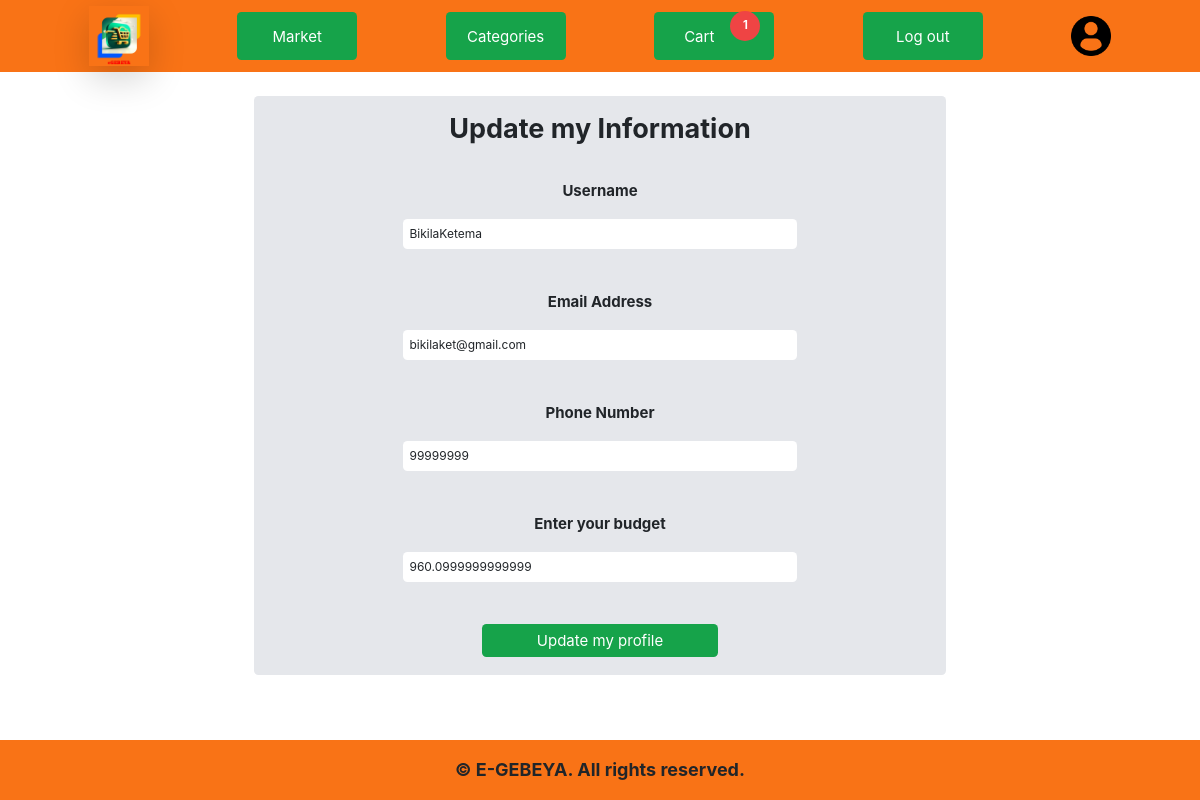
/update (signed in), run on an earlier commit of the app's database.
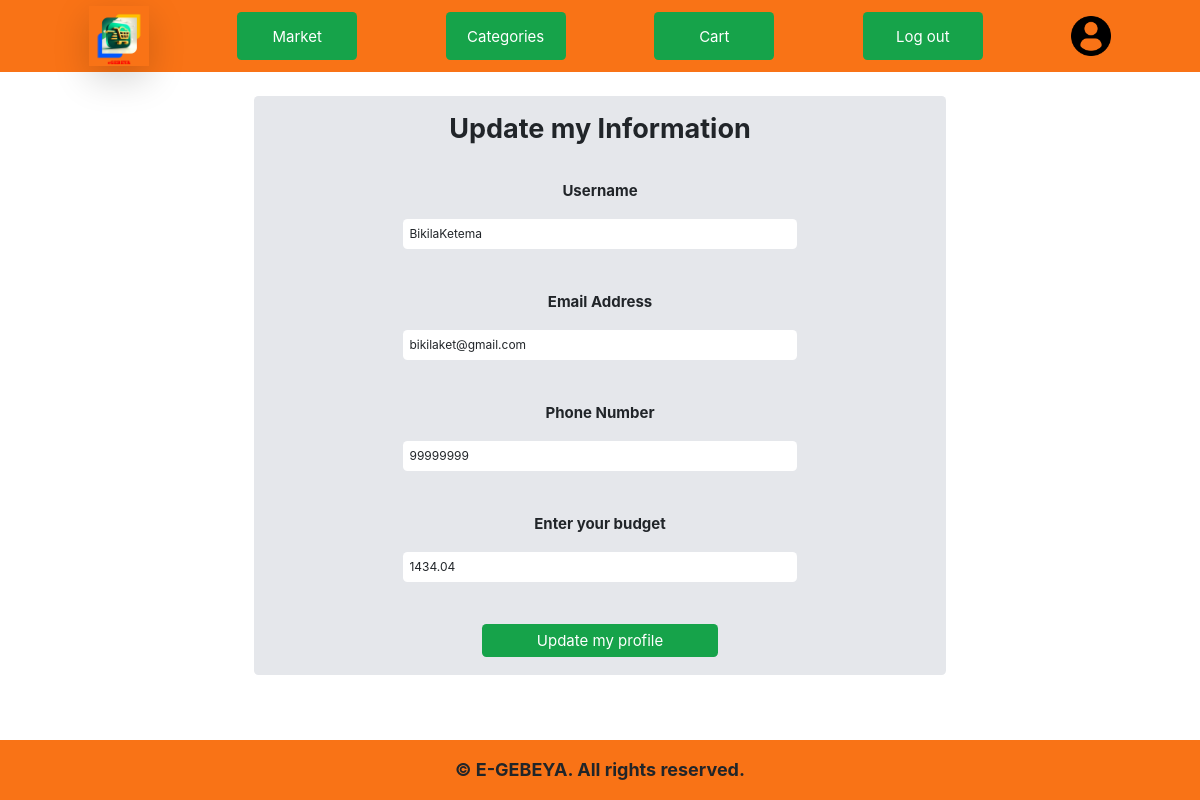
And on a later commit of the database.
### packages/models.py (models this page shows, shortened)
class User(db.Model, UserMixin):
    id = db.Column(db.Integer(), primary_key=True)
    username = db.Column(db.String(length=20), nullable=False, unique=True)
    email = db.Column(db.String(length=20), nullable=False, unique=True)
    phone = db.Column(db.String(), nullable=False, unique=True)
    budget = db.Column(db.Integer(), nullable=False, default=1000)
    dob = db.Column(db.Date())
    password_hash = db.Column(db.String(length=20), nullable=False)
    @property
    def password(self):
        return self.password

### packages/routes.py (the view, shortened to what this page needs)
@app.route('/update', methods=['GET', 'POST'])
@login_required  # Requires the user to be logged in to access this route
def update_info():
    update_info = UpdateInfoForm()
    if not update_info.username.data:
        update_info.username.data = current_user.username
    if not update_info.phone.data:
        update_info.phone.data = current_user.phone
    if not update_info.email.data:
        update_info.email.data = current_user.email
    if not update_info.budget.data:
        update_info.budget.data = current_user.budget
    if update_info.errors != {}:
        for error_msg in update_info.errors.values():
            flash(f'{error_msg}',category='danger')
    return render_template('update_profile.html', update_info=update_info)

### packages/forms.py (shortened to what this page needs)
class UpdateInfoForm(FlaskForm):
    edit = SubmitField(label="Update my profile")
    username = StringField(
        label="Username",
        validators=[
            DataRequired(message="Username is required."),
            Length(min=2, max=20, message="Username must be between 2 and 20 characters."),
            Regexp(r'^[A-Z][a-zA-Z]*$', message="Username must start with a capital letter and contain only letters.")
        ]
    )
    email = EmailField(label="Email Address",
                       validators=[Email(), DataRequired()])
    phone = StringField(label="Phone Number",
                        validators=[
                            DataRequired(message="The phone number field cannot be empty!"),
                            Regexp(
                                r"^(?:[1-9]\d{0,8}|9)$",
                                message="Phone number must be a number between 1-9 and 9 digits. It must be without zero"
                            )
                        ])
    budget = FloatField(label="Enter your budget", validators=[DataRequired("Please enter your budget!")])

### packages/models.py (called while the page is built)
@login_manager.user_loader
def Load_user(user_id):
    return User.query.get(int(user_id))

### packages/templates/update_profile.html (shortened to what this page needs)
{% extends 'base.html' %}
{% block content %}
<div class="w-full p-8 flex justify-center items-center">
    <div
        class="flex flex-col w-[60%] max-sm:w-full max-sm:m-4 gap-4 items-center justify-center bg-gray-200 p-4 rounded-md">
        <h1 class="text-4xl text-center mb-8 font-bold">Update my Information</h1>
        <form method="POST" class="w-[60%] max-sm:w-[80%] gap-4 flex flex-col items-center justify-center">
            {{ update_info.username.label(class="text-xl font-bold") }}
            {{ update_info.username(class="w-full p-2 rounded-md",placeholder="Enter your new Username") }}
            <br>
            {{ update_info.email.label(class="text-xl font-bold") }}
            {{ update_info.email(class="w-full p-2 rounded-md",placeholder="Enter your new Email") }}
            <br>
            {{ update_info.phone.label(class="text-xl font-bold") }}
            {{ update_info.phone(class="w-full p-2 rounded-md",placeholder="Enter your new Phone number - without 0") }}
            <br>
            {{ update_info.budget.label(class="text-xl font-bold") }}
            {{ update_info.budget(class="w-full p-2 rounded-md",placeholder="Enter your budget in ETB") }}
            <br>
            {{ update_info.edit(class="bg-green-600 p-2 text-xl text-white rounded-md hover:bg-green-800 text-nowrap w-[60%]") }}
        </form>
    </div>
</div>
{% endblock %}

What changed in the data, as far as the page shows it:
changed User "BikilaKetema": budget "960.0999999999999" → "1434.04"
Also different on the page:
{{ cart_count }}: "1" → (not shown)
